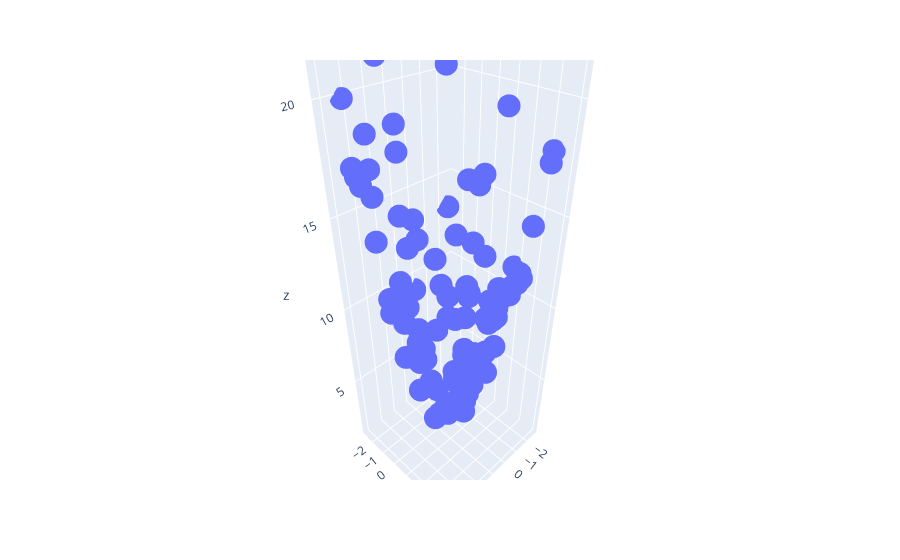

Source (notebook cell):
### Code cell
import plotly.express as px
df = px.data.iris()
fig = px.scatter_3d( x=x.ravel(), y=y.ravel(), z=z.ravel())
fig.show()
